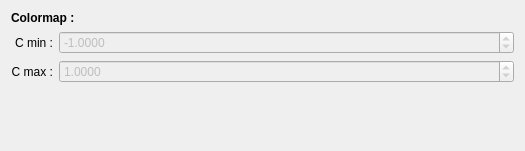
              <widget class="QWidget" name="scrollAreaWidgetContents_4">
               <property name="geometry">
                <rect>
                 <x>0</x>
                 <y>0</y>
                 <width>525</width>
                 <height>151</height>
                </rect>
               </property>
               <layout class="QVBoxLayout" name="verticalLayout_9">
                <item>
                 <widget class="QLabel" name="label_20">
                  <property name="font">
                   <font>
                    <bold>true</bold>
                   </font>
                  </property>
                  <property name="text">
                   <string>Colormap :</string>
                  </property>
                 </widget>
                </item>
                <item>
                 <layout class="QFormLayout" name="formLayout">
                  <property name="labelAlignment">
                   <set>Qt::AlignRight|Qt::AlignTrailing|Qt::AlignVCenter</set>
                  </property>
                  <item row="0" column="0">
                   <widget class="QLabel" name="label_11">
                    <property name="minimumSize">
                     <size>
                      <width>0</width>
                      <height>0</height>
                     </size>
                    </property>
                    <property name="font">
                     <font>
                      <bold>false</bold>
                     </font>
                    </property>
                    <property name="text">
                     <string>C min :</string>
                    </property>
                    <property name="alignment">
                     <set>Qt::AlignRight|Qt::AlignTrailing|Qt::AlignVCenter</set>
                    </property>
                   </widget>
                  </item>
                  <item row="0" column="1">
                   <widget class="QDoubleSpinBox" name="doubleSpinBox_tk_c_min">
                    <property name="enabled">
                     <bool>false</bool>
                    </property>
                    <property name="sizePolicy">
                     <sizepolicy hsizetype="Expanding" vsizetype="Fixed">
                      <horstretch>0</horstretch>
                      <verstretch>0</verstretch>
                     </sizepolicy>
                    </property>
                    <property name="font">
                     <font>
                      <bold>false</bold>
                     </font>
                    </property>
                    <property name="decimals">
                     <number>4</number>
                    </property>
                    <property name="minimum">
                     <double>-100.000000000000000</double>
                    </property>
                    <property name="singleStep">
                     <double>0.001000000000000</double>
                    </property>
                    <property name="value">
                     <double>-1.000000000000000</double>
                    </property>
                   </widget>
                  </item>
                  <item row="1" column="0">
                   <widget class="QLabel" name="label_12">
                    <property name="minimumSize">
                     <size>
                      <width>0</width>
                      <height>0</height>
                     </size>
                    </property>
                    <property name="font">
                     <font>
                      <bold>false</bold>
                     </font>
                    </property>
                    <property name="text">
                     <string>C max :</string>
                    </property>
                    <property name="alignment">
                     <set>Qt::AlignRight|Qt::AlignTrailing|Qt::AlignVCenter</set>
                    </property>
                   </widget>
                  </item>
                  <item row="1" column="1">
                   <widget class="QDoubleSpinBox" name="doubleSpinBox_tk_c_max">
                    <property name="enabled">
                     <bool>false</bool>
                    </property>
                    <property name="sizePolicy">
                     <sizepolicy hsizetype="Expanding" vsizetype="Fixed">
                      <horstretch>0</horstretch>
                      <verstretch>0</verstretch>
                     </sizepolicy>
                    </property>
                    <property name="font">
                     <font>
                      <bold>false</bold>
                     </font>
                    </property>
                    <property name="decimals">
                     <number>4</number>
                    </property>
                    <property name="minimum">
                     <double>-100.000000000000000</double>
                    </property>
                    <property name="singleStep">
                     <double>0.001000000000000</double>
                    </property>
                    <property name="value">
                     <double>1.000000000000000</double>
                    </property>
                   </widget>
                  </item>
                 </layout>
                </item>
                <item>
                 <spacer name="verticalSpacer">
                  <property name="orientation">
                   <enum>Qt::Vertical</enum>
                  </property>
                  <property name="sizeHint" stdset="0">
                   <size>
                    <width>20</width>
                    <height>40</height>
                   </size>
                  </property>
                 </spacer>
                </item>
               </layout>
              </widget>
